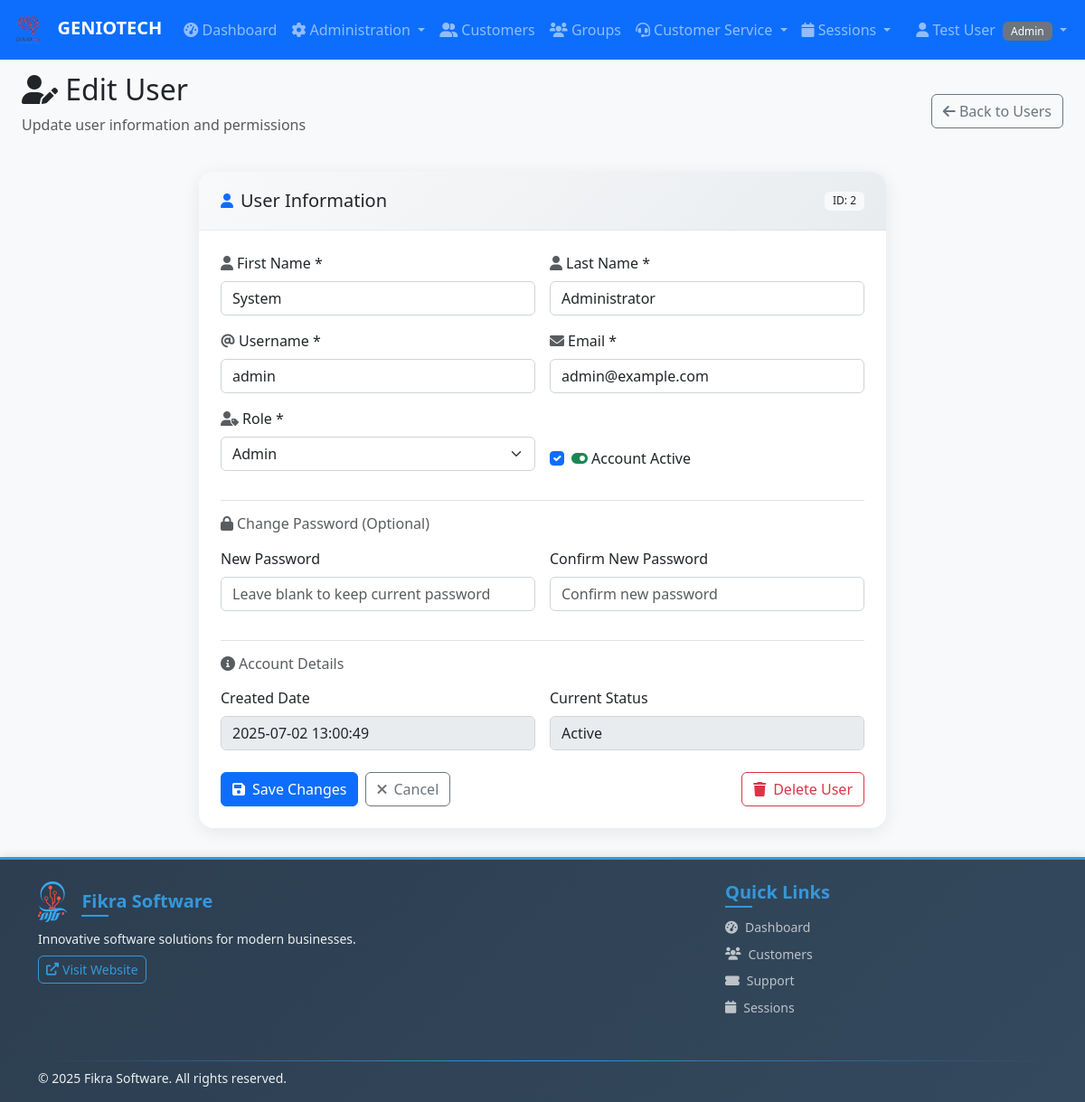
/admin/users/2/edit (signed in), run on the app's committed database.
### app.py (models this page shows)
class User(UserMixin, db.Model):
    id = db.Column(db.Integer, primary_key=True)
    username = db.Column(db.String(80), unique=True, nullable=False)
    email = db.Column(db.String(120), unique=True, nullable=False)
    password_hash = db.Column(db.String(120), nullable=False)
    role = db.Column(db.String(20), nullable=False)  # admin, instructor, customer_service
    first_name = db.Column(db.String(50), nullable=False)
    last_name = db.Column(db.String(50), nullable=False)
    created_at = db.Column(db.DateTime, default=datetime.utcnow)
    is_active = db.Column(db.Boolean, default=True)

### app.py (the view, shortened to what this page needs)
@app.route('/admin/users/<int:user_id>/edit', methods=['GET', 'POST'])
@admin_required
def admin_edit_user(user_id):
    user = User.query.get_or_404(user_id)
    return render_template('admin/edit_user.html', user=user)

### templates/admin/edit_user.html (shortened to what this page needs)
{% extends "base.html" %}
{% block content %}
<div class="container-fluid">
    <div class="row mb-4">
        <div class="col-12">
            <div class="d-flex justify-content-between align-items-center">
                <div>
                    <h2><i class="fas fa-user-edit"></i> Edit User</h2>
                    <p class="text-muted">Update user information and permissions</p>
                </div>
                <a href="{{ url_for('admin_users') }}" class="btn btn-outline-secondary">
                    <i class="fas fa-arrow-left"></i> Back to Users
                </a>
            </div>
        </div>
    </div>
    <div class="row justify-content-center">
        <div class="col-xl-8 col-lg-10">
            <div class="modern-card">
                <div class="card-header d-flex align-items-center">
                    <i class="fas fa-user text-primary me-2"></i>
                    <h5 class="mb-0">User Information</h5>
                    <span class="badge bg-light text-dark ms-auto">ID: {{ user.id }}</span>
                </div>
                <div class="card-body">
                    <form method="POST">
                        <div class="row g-3">
                            <div class="col-md-6">
                                <label for="first_name" class="form-label">
                                    <i class="fas fa-user text-muted me-1"></i>First Name *
                                </label>
                                <input type="text" class="form-control" id="first_name" name="first_name"
                                    value="{{ user.first_name }}" required>
                            </div>
                            <div class="col-md-6">
                                <label for="last_name" class="form-label">
                                    <i class="fas fa-user text-muted me-1"></i>Last Name *
                                </label>
                                <input type="text" class="form-control" id="last_name" name="last_name"
                                    value="{{ user.last_name }}" required>
                            </div>
                            <div class="col-md-6">
                                <label for="username" class="form-label">
                                    <i class="fas fa-at text-muted me-1"></i>Username *
                                </label>
                                <input type="text" class="form-control" id="username" name="username"
                                    value="{{ user.username }}" required>
                            </div>
                            <div class="col-md-6">
                                <label for="email" class="form-label">
                                    <i class="fas fa-envelope text-muted me-1"></i>Email *
                                </label>
                                <input type="email" class="form-control" id="email" name="email"
                                    value="{{ user.email }}" required>
                            </div>
                            <div class="col-md-6">
                                <label for="role" class="form-label">
                                    <i class="fas fa-user-tag text-muted me-1"></i>Role *
                                </label>
                                <select class="form-select" id="role" name="role" required>
                                    <option value="admin" {{ 'selected' if user.role=='admin' else '' }}>Admin</option>
                                </select>
                            </div>
                            <div class="col-md-6 d-flex align-items-end">
                                <div class="form-check">
                                    <input class="form-check-input" type="checkbox" id="is_active" name="is_active"
                                        {{ 'checked' if user.is_active else '' }}>
                                    <label class="form-check-label" for="is_active">
                                        <i class="fas fa-toggle-on text-success me-1"></i>Account Active
                                    </label>
                                </div>
                            </div>
                            <div class="col-12">
                                <div class="border-top pt-3 mt-3">
                                    <h6 class="text-muted mb-3">
                                        <i class="fas fa-lock text-muted me-1"></i>Change Password (Optional)
                                    </h6>
                                    <div class="row g-3">
                                        <div class="col-md-6">
                                            <label for="password" class="form-label">New Password</label>
                                            <input type="password" class="form-control" id="password" name="password"
                                                placeholder="Leave blank to keep current password">
                                        </div>
                                        <div class="col-md-6">
                                            <label for="confirm_password" class="form-label">Confirm New
                                                Password</label>
                                            <input type="password" class="form-control" id="confirm_password"
                                                name="confirm_password" placeholder="Confirm new password">
                                        </div>
                                    </div>
                                </div>
                            </div>
                            <div class="col-12">
                                <div class="border-top pt-3 mt-3">
                                    <h6 class="text-muted mb-3">
                                        <i class="fas fa-info-circle text-muted me-1"></i>Account Details
                                    </h6>
                                    <div class="row g-3">
                                        <div class="col-md-6">
                                            <label class="form-label">Created Date</label>
                                            <input type="text" class="form-control"
                                                value="{{ user.created_at.strftime('%Y-%m-%d %H:%M:%S') }}" disabled>
                                        </div>
                                        <div class="col-md-6">
                                            <label class="form-label">Current Status</label>
                                            <input type="text" class="form-control"
                                                value="{{ 'Active' if user.is_active else 'Inactive' }}" disabled>
                                        </div>
                                    </div>
                                </div>
                            </div>
                        </div>
                        <div class="row mt-4">
                            <div class="col-12">
                                <div class="d-flex gap-2 flex-wrap">
                                    <button type="submit" class="btn btn-primary">
                                        <i class="fas fa-save me-2"></i>Save Changes
                                    </button>
                                    <a href="{{ url_for('admin_users') }}" class="btn btn-outline-secondary">
                                        <i class="fas fa-times me-2"></i>Cancel
                                    </a>
                                    {% if user.id != current_user.id %}
                                    <button type="button" class="btn btn-outline-danger ms-auto" data-bs-toggle="modal"
                                        data-bs-target="#deleteModal">
                                        <i class="fas fa-trash me-2"></i>Delete User
                                    </button>
                                    {% endif %}
                                </div>
                            </div>
                        </div>
                    </form>
                </div>
            </div>
        </div>
    </div>
</div>
{% endblock %}

### templates/base.html (shortened to what this page needs)
<!DOCTYPE html>
<html lang="en">
<head>
    <link href="https://cdn.jsdelivr.net/npm/bootstrap@5.3.0/dist/css/bootstrap.min.css" rel="stylesheet">
    <link href="https://cdnjs.cloudflare.com/ajax/libs/font-awesome/6.0.0/css/all.min.css" rel="stylesheet">
    <link href="{{ url_for('static', filename='css/style.css') }}" rel="stylesheet">
</head>
<body>
    {% if current_user.is_authenticated %}
    <nav class="navbar navbar-expand-lg navbar-dark bg-primary">
        <div class="container-fluid">
            <a class="navbar-brand" href="{{ url_for('dashboard') }}">
                <img src="{{ url_for('static', filename='images/GENIOTECH.png') }}" alt="GENIO TECH" height="40"
                    class="me-2">
                GENIOTECH
            </a>
            <div class="collapse navbar-collapse" id="navbarNav">
                <ul class="navbar-nav me-auto">
                    <li class="nav-item">
                        <a class="nav-link" href="{{ url_for('dashboard') }}">
                            <i class="fas fa-tachometer-alt"></i> Dashboard
                        </a>
                    </li>
                    {% if current_user.role == 'admin' %}
                    <li class="nav-item dropdown">
                        <a class="nav-link dropdown-toggle" href="#" role="button" data-bs-toggle="dropdown">
                            <i class="fas fa-cog"></i> Administration
                        </a>
                    </li>
                    {% endif %}
                    {% if current_user.role != 'instructor' %}
                    <li class="nav-item">
                        <a class="nav-link" href="{{ url_for('customers') }}">
                            <i class="fas fa-user-friends"></i> Customers
                        </a>
                    </li>
                    {% endif %}
                    <li class="nav-item">
                        <a class="nav-link" href="{{ url_for('groups') }}">
                            <i class="fas fa-users"></i> Groups
                        </a>
                    </li>
                    {% if current_user.role in ['customer_service', 'admin'] %}
                    <li class="nav-item dropdown">
                        <a class="nav-link dropdown-toggle" href="#" role="button" data-bs-toggle="dropdown">
                            <i class="fas fa-headset"></i> Customer Service
                        </a>
                    </li>
                    {% endif %}
                    {% if current_user.role in ['instructor', 'admin'] %}
                    <li class="nav-item dropdown">
                        <a class="nav-link dropdown-toggle" href="#" role="button" data-bs-toggle="dropdown">
                            <i class="fas fa-calendar"></i> Sessions
                        </a>
                    </li>
                    {% endif %}
                </ul>
                <ul class="navbar-nav">
                    <li class="nav-item dropdown">
                        <a class="nav-link dropdown-toggle" href="#" role="button" data-bs-toggle="dropdown">
                            <i class="fas fa-user"></i> {{ current_user.first_name }} {{ current_user.last_name }}
                            <span class="badge bg-secondary ms-1">{{ current_user.role.title() }}</span>
                        </a>
                    </li>
                </ul>
            </div>
        </div>
    </nav>
    {% endif %}
    <main class="{% if current_user.is_authenticated %}container-fluid mt-4{% endif %}">
        {% block content %}{% endblock %}
    </main>
    <footer class="footer">
        <div class="container">
            <div class="row justify-content-between">
                <div class="col-lg-6 col-md-6 mb-3">
                    <div class="d-flex align-items-center mb-2">
                        <h5 class="mb-0">Fikra Software</h5>
                    </div>
                    <p class="mb-2">Innovative software solutions for modern businesses.</p>
                    <a href="https://fikra.solutions/" target="_blank" class="btn btn-outline-primary btn-sm">
                        <i class="fas fa-external-link-alt me-1"></i> Visit Website
                    </a>
                </div>
                <div class="col-lg-4 col-md-6 mb-3">
                    <h5>Quick Links</h5>
                    <ul class="list-unstyled">
                        <li class="mb-2"><a
                                href="{{ url_for('dashboard') if current_user.is_authenticated else url_for('login') }}"><i
                                    class="fas fa-tachometer-alt me-2"></i>Dashboard</a></li>
                        {% if not current_user.is_authenticated or current_user.role != 'instructor' %}
                        <li class="mb-2"><a
                                href="{{ url_for('customers') if current_user.is_authenticated else '#' }}"><i
                                    class="fas fa-users me-2"></i>Customers</a></li>
                        {% endif %}
                        <li class="mb-2"><a href="{{ url_for('tickets') if current_user.is_authenticated else '#' }}"><i
                                    class="fas fa-ticket-alt me-2"></i>Support</a></li>
                        <li class="mb-2"><a
                                href="{{ url_for('sessions') if current_user.is_authenticated else '#' }}"><i
                                    class="fas fa-calendar me-2"></i>Sessions</a></li>
                    </ul>
                </div>
            </div>
            <div class="footer-divider"></div>
            <div class="row align-items-center">
                <div class="col-md-8">
                    <p class="mb-0">© <span id="current-year"></span> Fikra Software. All rights reserved.</p>
                </div>
            </div>
        </div>
    </footer>
</body>
</html>

### data on the page
User: first_name "Test", last_name "User", role "Admin"
User: id "2", first_name "System", last_name "Administrator", username "admin", email "admin@example.com", created_at "2025-07-02 13:00:49", is_active "Active"
